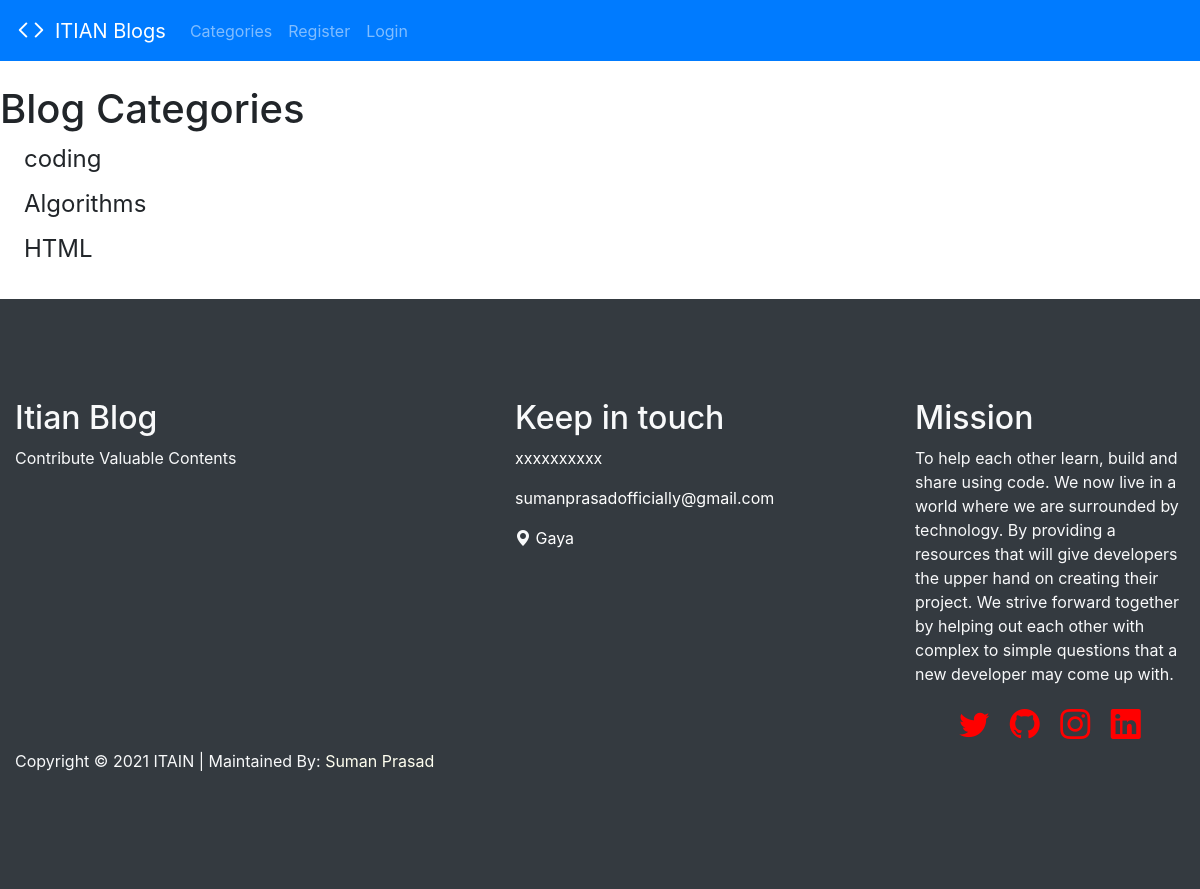
The page /category-list/ on the database its author committed.
### theblog/models.py (models this page shows, shortened)
class Category(models.Model):
    name = models.CharField(max_length=255)
    def __str__(self):
        return self.name

### theblog/views.py (the view)
# urls.py: path('category-list/', CategoryListView, name='category-list'),
def CategoryListView(request):
    cat_menu_list = Category.objects.all()
    return render(request, 'category_list.html', {'cat_menu_list':cat_menu_list})

### theblog/templates/category_list.html (shortened to what this page needs)
{% extends 'base.html' %}
{% block content %}
<h1>Blog Categories</h1>
   {% for item in cat_menu_list %}
    <h4><a class="dropdown-item" href="{% url 'category' item|slugify%}">{{item}}</a></h4>
  {%endfor%}
{% endblock %}

### rows shown on the page
Category: name "coding"
Category: name "Algorithms"
Category: name "HTML"
